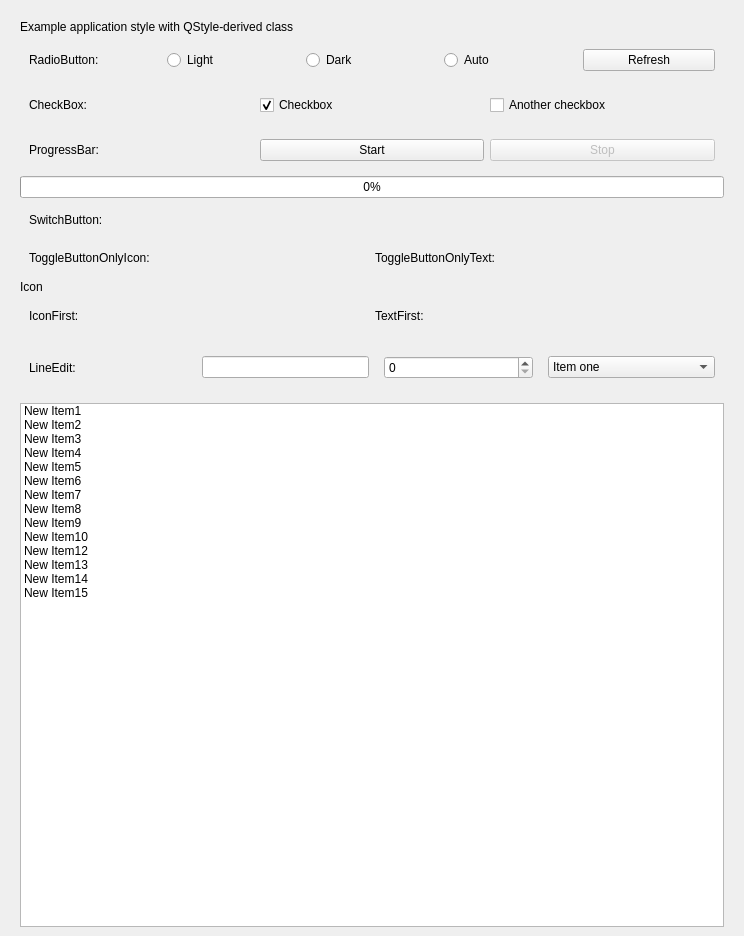
<?xml version="1.0" encoding="UTF-8"?>
<ui version="4.0">
 <class>MainWindow</class>
 <widget class="QMainWindow" name="MainWindow">
  <property name="geometry">
   <rect>
    <x>0</x>
    <y>0</y>
    <width>744</width>
    <height>936</height>
   </rect>
  </property>
  <property name="windowTitle">
   <string>MainWindow</string>
  </property>
  <widget class="QWidget" name="centralwidget">
   <layout class="QVBoxLayout" name="verticalLayout">
    <property name="leftMargin">
     <number>20</number>
    </property>
    <property name="topMargin">
     <number>20</number>
    </property>
    <property name="rightMargin">
     <number>20</number>
    </property>
    <item>
     <widget class="QLabel" name="label">
      <property name="text">
       <string>Example application style with QStyle-derived class</string>
      </property>
     </widget>
    </item>
    <item>
     <widget class="QWidget" name="widget_8" native="true">
      <layout class="QHBoxLayout" name="horizontalLayout_8">
       <item>
        <widget class="QLabel" name="label_9">
         <property name="text">
          <string>RadioButton:</string>
         </property>
        </widget>
       </item>
       <item>
        <widget class="QRadioButton" name="radioButton">
         <property name="text">
          <string>Light</string>
         </property>
        </widget>
       </item>
       <item>
        <widget class="QRadioButton" name="radioButton_2">
         <property name="text">
          <string>Dark</string>
         </property>
        </widget>
       </item>
       <item>
        <widget class="QRadioButton" name="radioButton_3">
         <property name="text">
          <string>Auto</string>
         </property>
        </widget>
       </item>
       <item>
        <widget class="QPushButton" name="pushButton">
         <property name="text">
          <string>Refresh</string>
         </property>
        </widget>
       </item>
      </layout>
     </widget>
    </item>
    <item>
     <widget class="QWidget" name="widget" native="true">
      <layout class="QHBoxLayout" name="horizontalLayout">
       <item>
        <widget class="QLabel" name="label_8">
         <property name="text">
          <string>CheckBox:</string>
         </property>
        </widget>
       </item>
       <item>
        <widget class="QCheckBox" name="darkModeCheckBox">
         <property name="text">
          <string>Checkbox</string>
         </property>
         <property name="checked">
          <bool>true</bool>
         </property>
        </widget>
       </item>
       <item>
        <widget class="QCheckBox" name="checkBox">
         <property name="text">
          <string>Another checkbox</string>
         </property>
        </widget>
       </item>
      </layout>
     </widget>
    </item>
    <item>
     <widget class="QWidget" name="widget_2" native="true">
      <layout class="QHBoxLayout" name="horizontalLayout_2">
       <item>
        <widget class="QLabel" name="label_2">
         <property name="text">
          <string>ProgressBar:</string>
         </property>
        </widget>
       </item>
       <item>
        <widget class="QPushButton" name="startButton">
         <property name="text">
          <string>Start</string>
         </property>
        </widget>
       </item>
       <item>
        <widget class="QPushButton" name="stopButton">
         <property name="enabled">
          <bool>false</bool>
         </property>
         <property name="text">
          <string>Stop</string>
         </property>
        </widget>
       </item>
      </layout>
     </widget>
    </item>
    <item>
     <widget class="QProgressBar" name="progressBar">
      <property name="value">
       <number>0</number>
      </property>
     </widget>
    </item>
    <item>
     <widget class="QWidget" name="widget_7" native="true">
      <layout class="QHBoxLayout" name="horizontalLayout_7">
       <item>
        <widget class="QLabel" name="label_3">
         <property name="text">
          <string>SwitchButton: </string>
         </property>
        </widget>
       </item>
       <item>
        <widget class="Vanilla::SwitchButton" name="switchBtn" native="true"/>
       </item>
      </layout>
     </widget>
    </item>
    <item>
     <widget class="QWidget" name="widget_3" native="true">
      <layout class="QHBoxLayout" name="horizontalLayout_3">
       <item>
        <widget class="QLabel" name="label_5">
         <property name="text">
          <string>ToggleButtonOnlyIcon: </string>
         </property>
        </widget>
       </item>
       <item>
        <widget class="Vanilla::ToggleButton" name="toggleBtnfirst" native="true"/>
       </item>
       <item>
        <widget class="QLabel" name="label_6">
         <property name="text">
          <string>ToggleButtonOnlyText: </string>
         </property>
        </widget>
       </item>
       <item>
        <widget class="Vanilla::ToggleButton" name="toggleBtnSecond" native="true"/>
       </item>
      </layout>
     </widget>
    </item>
    <item>
     <widget class="QLabel" name="label_10">
      <property name="text">
       <string>Icon</string>
      </property>
     </widget>
    </item>
    <item>
     <widget class="QWidget" name="widget_9" native="true">
      <layout class="QHBoxLayout" name="horizontalLayout_9">
       <item>
        <widget class="QLabel" name="label_12">
         <property name="text">
          <string>IconFirst: </string>
         </property>
        </widget>
       </item>
       <item>
        <widget class="Vanilla::IconLabel" name="iconLabelFirst" native="true">
         <property name="minimumSize">
          <size>
           <width>100</width>
           <height>0</height>
          </size>
         </property>
        </widget>
       </item>
       <item>
        <widget class="QLabel" name="label_13">
         <property name="text">
          <string>TextFirst: </string>
         </property>
        </widget>
       </item>
       <item>
        <widget class="Vanilla::IconLabel" name="iconLabelSecond" native="true">
         <property name="minimumSize">
          <size>
           <width>100</width>
           <height>0</height>
          </size>
         </property>
        </widget>
       </item>
      </layout>
     </widget>
    </item>
    <item>
     <widget class="QWidget" name="widget_5" native="true">
      <layout class="QHBoxLayout" name="horizontalLayout_5">
       <item>
        <widget class="QLabel" name="label_4">
         <property name="text">
          <string>LineEdit:</string>
         </property>
        </widget>
       </item>
       <item>
        <widget class="QLineEdit" name="lineEdit">
         <property name="sizePolicy">
          <sizepolicy hsizetype="Preferred" vsizetype="Fixed">
           <horstretch>0</horstretch>
           <verstretch>0</verstretch>
          </sizepolicy>
         </property>
        </widget>
       </item>
       <item>
        <widget class="QWidget" name="widget_6" native="true">
         <layout class="QHBoxLayout" name="horizontalLayout_6">
          <item>
           <widget class="QSpinBox" name="spinBox">
            <property name="sizePolicy">
             <sizepolicy hsizetype="Preferred" vsizetype="Preferred">
              <horstretch>0</horstretch>
              <verstretch>0</verstretch>
             </sizepolicy>
            </property>
           </widget>
          </item>
         </layout>
        </widget>
       </item>
       <item>
        <widget class="QComboBox" name="comboBox">
         <item>
          <property name="text">
           <string>Item one</string>
          </property>
         </item>
         <item>
          <property name="text">
           <string>Item two</string>
          </property>
         </item>
        </widget>
       </item>
      </layout>
     </widget>
    </item>
    <item>
     <widget class="QListWidget" name="listWidget">
      <item>
       <property name="text">
        <string>New Item1</string>
       </property>
      </item>
      <item>
       <property name="text">
        <string>New Item2</string>
       </property>
      </item>
      <item>
       <property name="text">
        <string>New Item3</string>
       </property>
      </item>
      <item>
       <property name="text">
        <string>New Item4</string>
       </property>
      </item>
      <item>
       <property name="text">
        <string>New Item5</string>
       </property>
      </item>
      <item>
       <property name="text">
        <string>New Item6</string>
       </property>
      </item>
      <item>
       <property name="text">
        <string>New Item7</string>
       </property>
      </item>
      <item>
       <property name="text">
        <string>New Item8</string>
       </property>
      </item>
      <item>
       <property name="text">
        <string>New Item9</string>
       </property>
      </item>
      <item>
       <property name="text">
        <string>New Item10</string>
       </property>
      </item>
      <item>
       <property name="text">
        <string>New Item12</string>
       </property>
      </item>
      <item>
       <property name="text">
        <string>New Item13</string>
       </property>
      </item>
      <item>
       <property name="text">
        <string>New Item14</string>
       </property>
      </item>
      <item>
       <property name="text">
        <string>New Item15</string>
       </property>
      </item>
     </widget>
    </item>
   </layout>
  </widget>
 </widget>
 <customwidgets>
  <customwidget>
   <class>Vanilla::ToggleButton</class>
   <extends>QWidget</extends>
   <header>VanillaStyle/Widgets/ToggleButton.h</header>
   <container>1</container>
  </customwidget>
  <customwidget>
   <class>Vanilla::SwitchButton</class>
   <extends>QWidget</extends>
   <header>VanillaStyle/Widgets/SwitchButton.h</header>
   <container>1</container>
  </customwidget>
  <customwidget>
   <class>Vanilla::IconLabel</class>
   <extends>QWidget</extends>
   <header>VanillaStyle/Widgets/IconLabel.h</header>
   <container>1</container>
  </customwidget>
 </customwidgets>
 <resources/>
 <connections/>
</ui>
